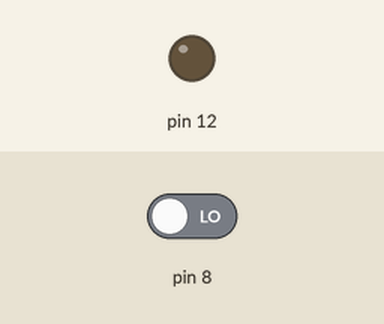
Simulated run of this sketch. Board: Arduino Uno, built with avr-gcc and run on an emulated ATmega328P. Parts: output pins drawn as LEDs (lit = HIGH). The test bench sets the inputs (shaded band); at power-on: pin 8 LOW. What the sketch prints to the serial monitor is not drawn.

Above: at 1.2 s.
1.3 s: pin 8 driven HIGH
At 2.1 s:
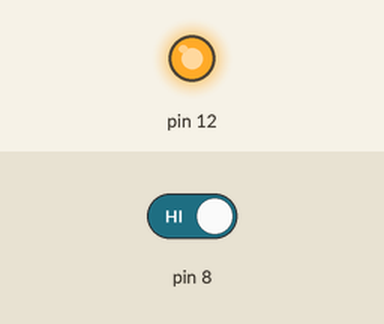
2.8 s: pin 8 driven LOW
At 3.3 s:
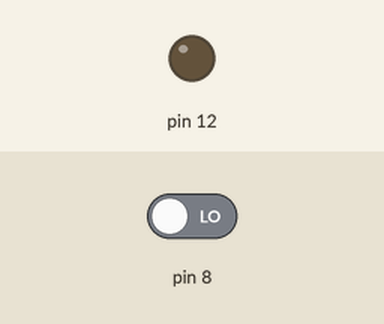
Timing chart, 0 to 5.8 s (numbered marks = the images above; inputs shaded):
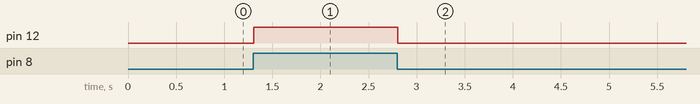

Measured:
- after the input at 1.3 s, pin 12: LOW → HIGH at once
- after the input at 2.8 s, pin 12: HIGH → LOW at once

The sketch:

button_taktovaya.ino
```cpp
void setup() {
  pinMode(12, OUTPUT);
  Serial.begin(9600);
}

void loop() {
  boolean a = digitalRead(8);
  Serial.println(a);
  digitalWrite(12, a);
}
```
